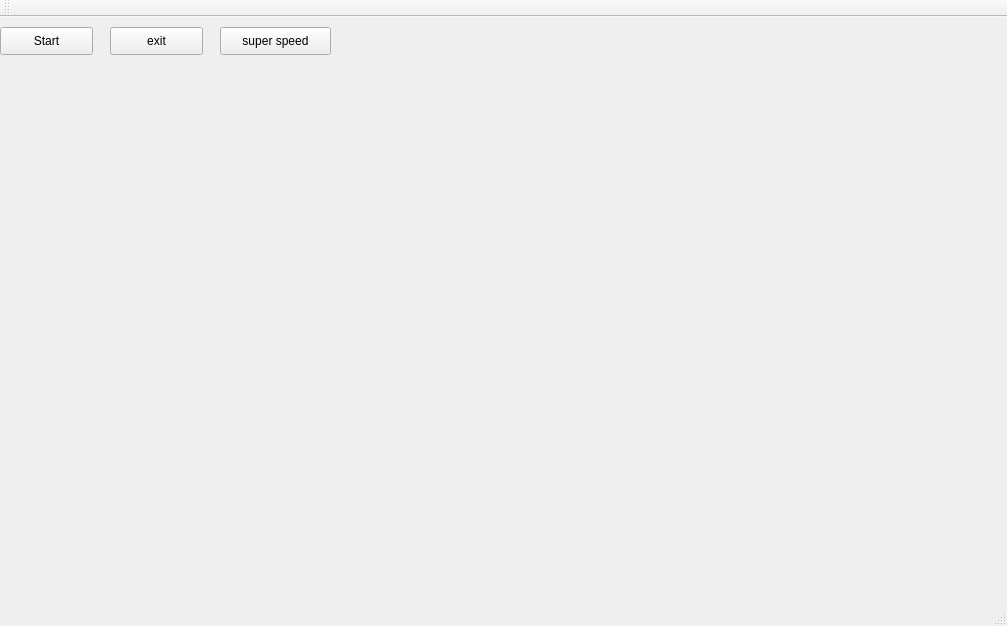
<?xml version="1.0" encoding="UTF-8"?>
<ui version="4.0">
 <class>MainWindow</class>
 <widget class="QMainWindow" name="MainWindow">
  <property name="geometry">
   <rect>
    <x>0</x>
    <y>0</y>
    <width>1007</width>
    <height>626</height>
   </rect>
  </property>
  <property name="windowTitle">
   <string>MainWindow</string>
  </property>
  <widget class="QWidget" name="centralWidget">
   <widget class="QPushButton" name="exit">
    <property name="geometry">
     <rect>
      <x>110</x>
      <y>10</y>
      <width>93</width>
      <height>28</height>
     </rect>
    </property>
    <property name="text">
     <string>exit</string>
    </property>
   </widget>
   <widget class="QPushButton" name="Pause">
    <property name="geometry">
     <rect>
      <x>220</x>
      <y>10</y>
      <width>111</width>
      <height>28</height>
     </rect>
    </property>
    <property name="text">
     <string>super speed</string>
    </property>
   </widget>
   <widget class="QPushButton" name="Start">
    <property name="geometry">
     <rect>
      <x>0</x>
      <y>10</y>
      <width>93</width>
      <height>28</height>
     </rect>
    </property>
    <property name="text">
     <string>Start</string>
    </property>
   </widget>
  </widget>
  <widget class="QMenuBar" name="menuBar">
   <property name="geometry">
    <rect>
     <x>0</x>
     <y>0</y>
     <width>1007</width>
     <height>26</height>
    </rect>
   </property>
  </widget>
  <widget class="QToolBar" name="mainToolBar">
   <attribute name="toolBarArea">
    <enum>TopToolBarArea</enum>
   </attribute>
   <attribute name="toolBarBreak">
    <bool>false</bool>
   </attribute>
  </widget>
  <widget class="QStatusBar" name="statusBar"/>
 </widget>
 <layoutdefault spacing="6" margin="11"/>
 <resources/>
 <connections/>
</ui>
